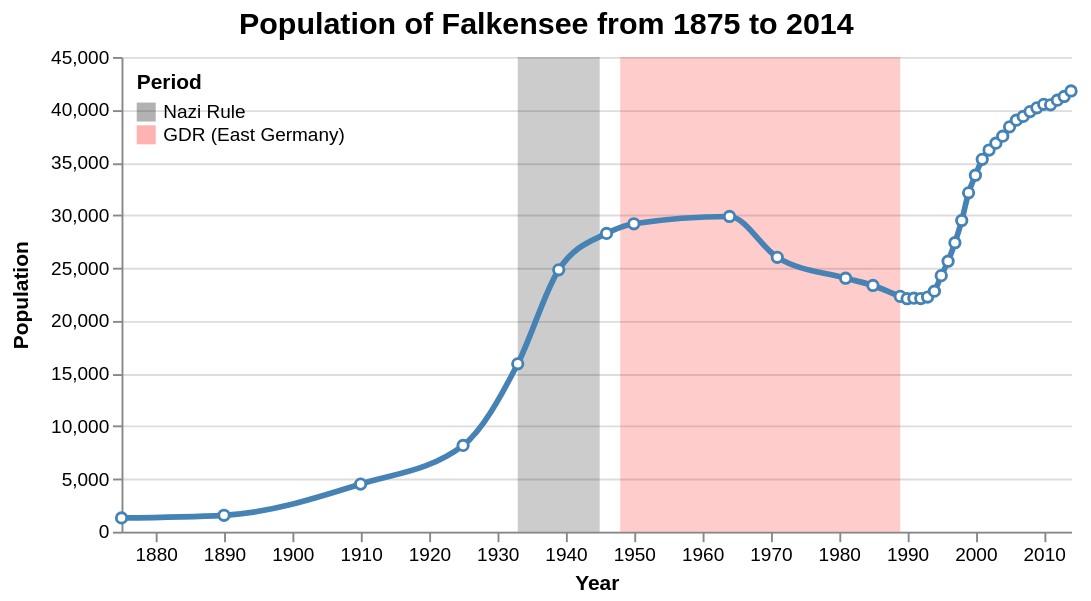

Here is the Vega-Lite specification saved for this chart:
### Vega specification from a JSON file in a GitHub repository (floating-point values rounded to 4 significant figures)
{"$schema": "https://vega.github.io/schema/vega/v5.json", "description": "An annotated line chart of the population of Falkensee, Germany.", "width": 500, "height": 250, "padding": 5, "config": {"title": {"fontSize": 16}}, "title": {"text": {"signal": "'Population of Falkensee from ' + years[0] + ' to ' + years[1]"}}, "data": [{"name": "table", "values": [{"year": 1875, "population": 1309}, {"year": 1890, "population": 1558}, {"year": 1910, "population": 4512}, {"year": 1925, "population": 8180}, {"year": 1933, "population": 15915}, {"year": 1939, "population": 24824}, {"year": 1946, "population": 28275}, {"year": 1950, "population": 29189}, {"year": 1964, "population": 29881}, {"year": 1971, "population": 26007}, {"year": 1981, "population": 24029}, {"year": 1985, "population": 23340}, {"year": 1989, "population": 22307}, {"year": 1990, "population": 22087}, {"year": 1991, "population": 22139}, {"year": 1992, "population": 22105}, {"year": 1993, "population": 22242}, {"year": 1994, "population": 22801}, {"year": 1995, "population": 24273}, {"year": 1996, "population": 25640}, {"year": 1997, "population": 27393}, {"year": 1998, "population": 29505}, {"year": 1999, "population": 32124}, {"year": 2000, "population": 33791}, {"year": 2001, "population": 35297}, {"year": 2002, "population": 36179}, {"year": 2003, "population": 36829}, {"year": 2004, "population": 37493}, {"year": 2005, "population": 38376}, {"year": 2006, "population": 39008}, {"year": 2007, "population": 39366}, {"year": 2008, "population": 39821}, {"year": 2009, "population": 40179}, {"year": 2010, "population": 40511}, {"year": 2011, "population": 40465}, {"year": 2012, "population": 40905}, {"year": 2013, "population": 41258}, {"year": 2014, "population": 41777}], "transform": [{"type": "extent", "field": "year", "signal": "years"}]}, {"name": "annotation", "values": [{"start": 1933, "end": 1945, "text": "Nazi Rule"}, {"start": 1948, "end": 1989, "text": "GDR (East Germany)"}]}], "scales": [{"name": "x", "type": "linear", "range": "width", "zero": false, "domain": {"data": "table", "field": "year"}}, {"name": "y", "type": "linear", "range": "height", "nice": true, "zero": true, "domain": {"data": "table", "field": "population"}}, {"name": "color", "type": "ordinal", "domain": {"data": "annotation", "field": "text"}, "range": ["black", "red"]}], "axes": [{"orient": "left", "scale": "y", "title": "Population", "titlePadding": 10, "grid": true}, {"orient": "bottom", "scale": "x", "format": "d", "title": "Year", "tickCount": 15}], "marks": [{"type": "rect", "from": {"data": "annotation"}, "encode": {"enter": {"x": {"scale": "x", "field": "start"}, "x2": {"scale": "x", "field": "end"}, "y": {"value": 0}, "y2": {"signal": "height"}, "fill": {"scale": "color", "field": "text"}, "opacity": {"value": 0.2}}}}, {"type": "line", "from": {"data": "table"}, "encode": {"enter": {"interpolate": {"value": "monotone"}, "x": {"scale": "x", "field": "year"}, "y": {"scale": "y", "field": "population"}, "stroke": {"value": "steelblue"}, "strokeWidth": {"value": 3}}}}, {"type": "symbol", "from": {"data": "table"}, "encode": {"enter": {"x": {"scale": "x", "field": "year"}, "y": {"scale": "y", "field": "population"}, "stroke": {"value": "steelblue"}, "strokeWidth": {"value": 1.5}, "fill": {"value": "white"}, "size": {"value": 30}}}}], "legends": [{"fill": "color", "title": "Period", "orient": "top-left", "offset": 8, "encode": {"symbols": {"update": {"strokeWidth": {"value": 0}, "shape": {"value": "square"}, "opacity": {"value": 0.3}}}}}]}
